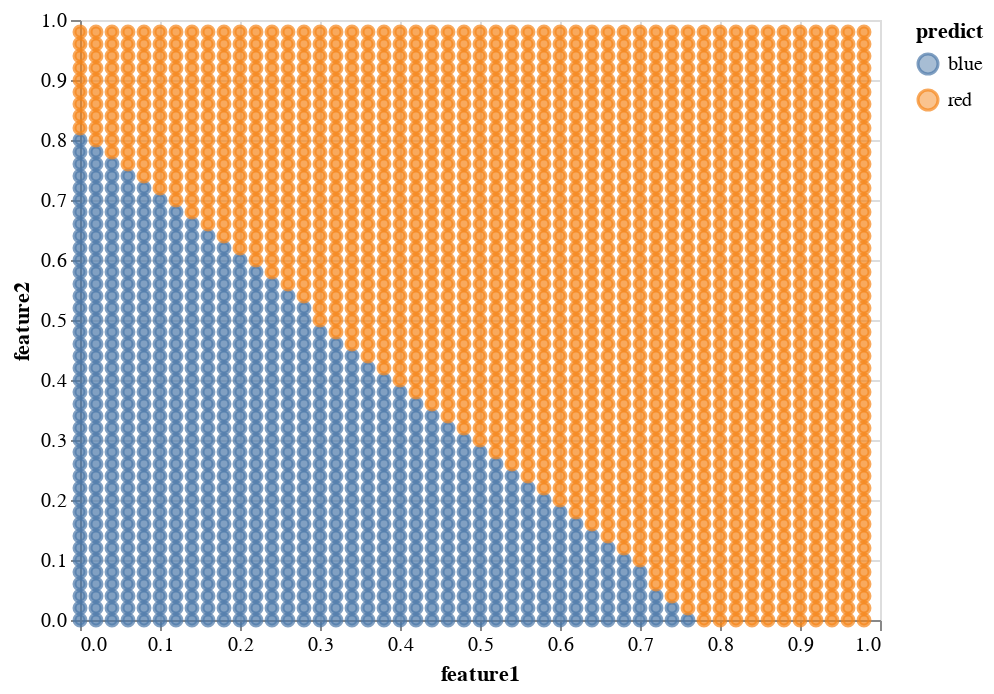

This figure's notebook cell:
### Code cell
chart = (alt.Chart(all_df)
    .mark_point()
    .encode(
        x = "feature1",
        y = "feature2",
        color="predict",
        fill = "predict",
    ))
chart

### Figure 1 — Vega-Lite specification as saved in the notebook (floating-point values rounded to 4 significant figures; data arrays with more than 128 entries replaced by an {"elided": "..."} marker saying what was removed)
{"config": {"view": {"continuousWidth": 400, "continuousHeight": 300}}, "data": {"name": "data-0c7abf29f0292e7cd90e23de6d607f2b"}, "mark": "point", "encoding": {"color": {"type": "nominal", "field": "predict"}, "fill": {"type": "nominal", "field": "predict"}, "x": {"type": "quantitative", "field": "feature1"}, "y": {"type": "quantitative", "field": "feature2"}}, "$schema": "https://vega.github.io/schema/vega-lite/v4.8.1.json", "datasets": {"data-0c7abf29f0292e7cd90e23de6d607f2b": {"elided": "2500 records"}}}
